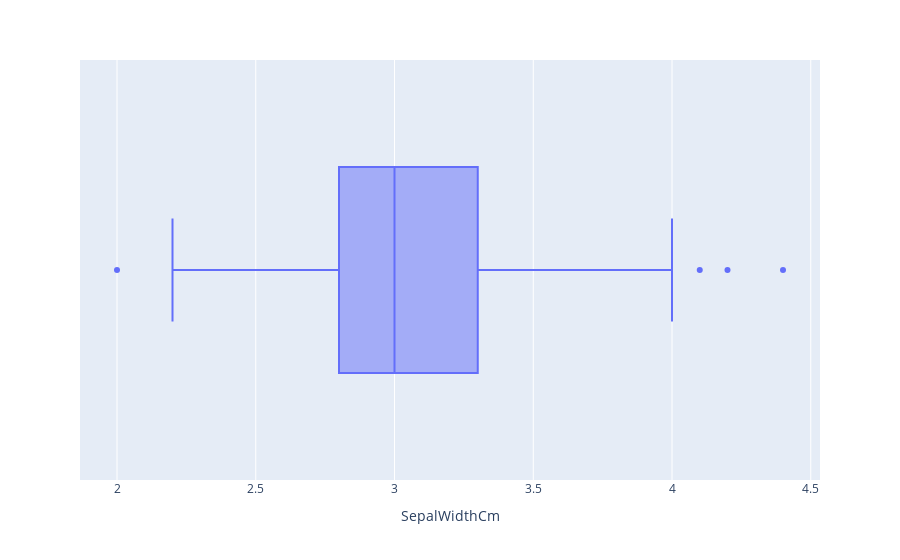

This figure's notebook cell:
### Code cell
px.box(data_frame=df, x='SepalWidthCm' )

### Figure 1 — Plotly figure (JSON) as saved in the notebook; plotly's stock layout.template omitted (floating-point values rounded to 4 significant figures; data arrays with more than 128 entries replaced by an {"elided": "..."} marker saying what was removed)
{"data": [{"alignmentgroup": "True", "hovertemplate": "SepalWidthCm=%{x}<extra></extra>", "legendgroup": "", "marker": {"color": "#636efa"}, "name": "", "notched": false, "offsetgroup": "", "orientation": "h", "showlegend": false, "type": "box", "x": {"elided": "147 float values"}, "x0": " ", "xaxis": "x", "y0": " ", "yaxis": "y"}], "layout": {"boxmode": "group", "legend": {"tracegroupgap": 0}, "margin": {"t": 60}, "xaxis": {"anchor": "y", "domain": [0, 1], "title": {"text": "SepalWidthCm"}}, "yaxis": {"anchor": "x", "domain": [0, 1]}}}
